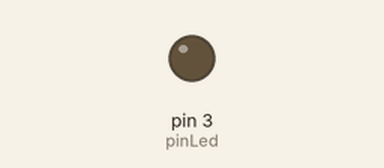
Bench run of a sketch on a simulated Arduino Uno, built with avr-gcc and run on an emulated ATmega328P. On the bench: output pins drawn as LEDs (lit = HIGH).

Above: at 0.05 s.
At 0.65 s:
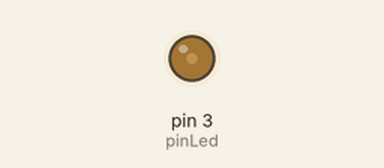
At 1.3 s:
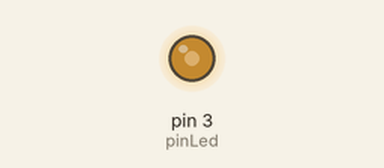
At 2.6 s:
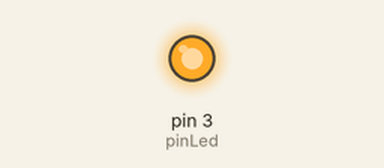
Timing chart, 0 to 6.0 s (numbered marks = the images above):
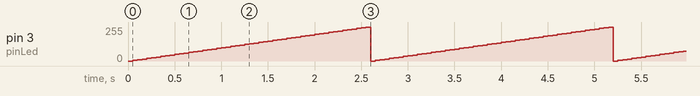

Measured:
- by itself, pin 3 (pinLed): ramps from 0/255 to 255/255 and jumps back, once every 2.6 s

The sketch:

pwmLed.ino
```cpp
#define pinLed 3

int fill = 0;
int change = 5;

void setup() {
  pinMode(pinLed, OUTPUT);
}

void loop() {
  analogWrite(pinLed, fill);

  //change from max to min PWM
  if(fill < 255){
    fill = fill + change;
  } else {
    fill = 0;
  }
  delay(50);
}
```
